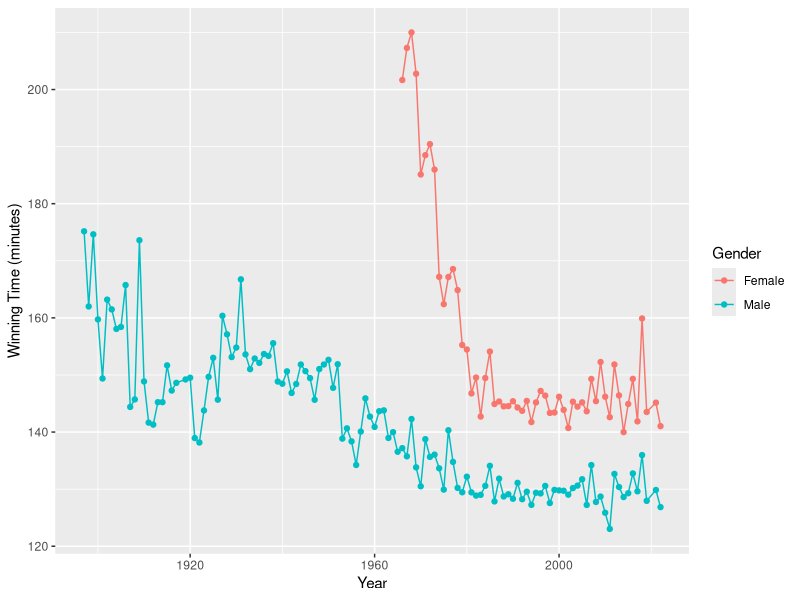

Here is the R script that generated this plot:
## ---- chunk 1
library(tidyverse)

men_marathon <- read.csv("Mens_Boston_Marathon_Winners.csv")
women_marathon <- read.csv("Womens_Boston_Marathon_Winners.csv")

men_marathon <- men_marathon %>%
  mutate(Gender = "Male")


women_marathon <- women_marathon %>%
  mutate(Gender = "Female")

head(women_marathon)
head(men_marathon)
## ---- chunk 2
boston_marathon <- bind_rows(men_marathon, women_marathon)
boston_marathon <- na.omit(boston_marathon)
str(boston_marathon)
head(boston_marathon)
tail(boston_marathon)
## ---- chunk 3
convert_time_to_minutes <- function(time_str) {
  time_parts <- strsplit(time_str, ":")[[1]]
  
  hours <- as.numeric(time_parts[1])
  minutes <- as.numeric(time_parts[2])
  seconds <- as.numeric(time_parts[3])
  
  total_minutes <- hours * 60 + minutes + seconds / 60
  return (total_minutes)
}

boston_marathon <- boston_marathon %>%
  mutate(Time = sapply(Time, convert_time_to_minutes))

str(boston_marathon)
head(boston_marathon)
## ---- chunk 4
average_time <- mean(boston_marathon$Time)
average_time
## ---- chunk 5
ggplot(boston_marathon,
       aes(x = Year, y = Time, color = Gender)) +
  geom_line() +
  geom_point() +
  xlab("Year") +
  ylab("Winning Time (minutes)")
